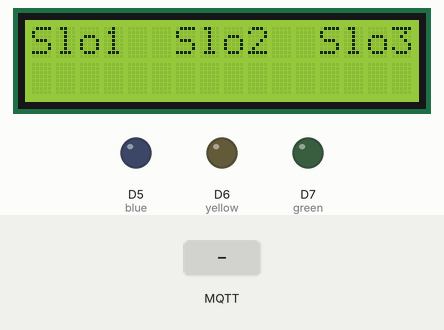
The sketch below on a simulated Arduino MKR. On the bench: 16×2 character LCD, output pins drawn as LEDs (lit = HIGH). Inputs (shaded band) come from the test bench. WiFi joins after 1.5 s; servers stay silent unless stated; no MQTT or app messages arrive unless stated; what the sketch prints to the serial monitor is not drawn.

Above: at 2.8 s.
2.9 s: MQTT message "on" arrives on the first subscribed topic
At 3.3 s:
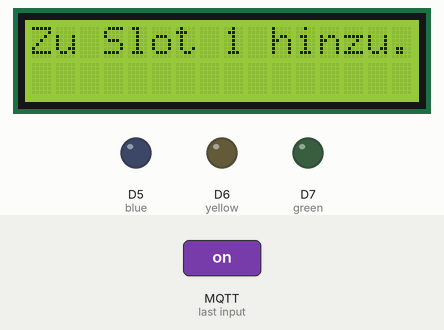
5.9 s: MQTT message "off" arrives on the first subscribed topic
At 6.8 s:
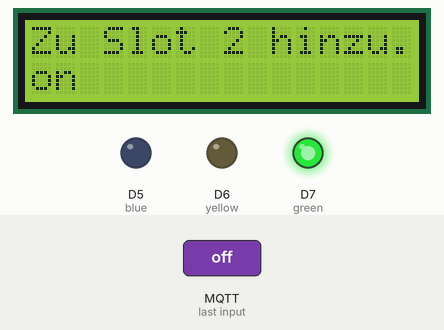
8.9 s: MQTT message "del1" arrives on the first subscribed topic
At 9.9 s:
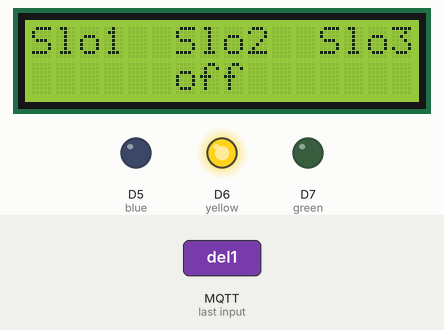
10.4 s: MQTT message "1" arrives on the first subscribed topic
At 11.4 s:
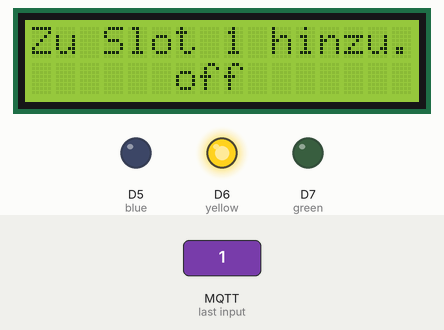
13.4 s: MQTT message "on" arrives on the first subscribed topic
At 16.0 s:
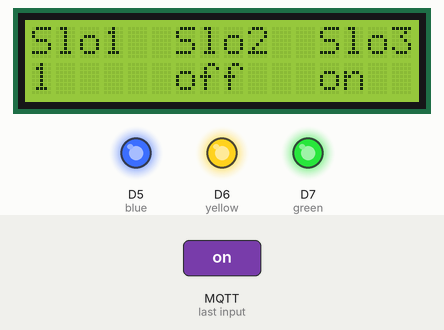
16.4 s: MQTT message "0" arrives on the first subscribed topic
At 17.1 s:
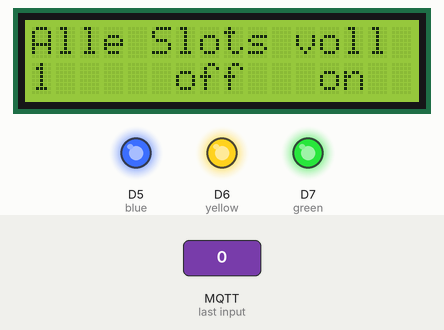
Timing chart, 0 to 19.4 s (numbered marks = the images above; inputs shaded):
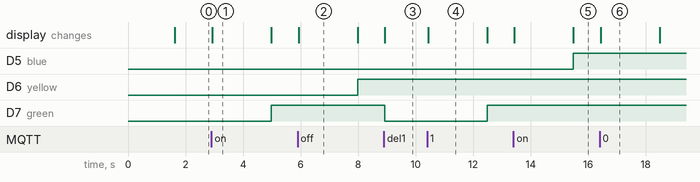

Measured:
- after the input at 2.9 s, D7 (green): LOW → HIGH after 2.1 s; the display: changes at once (image 1)
- after the input at 5.9 s, D6 (yellow): LOW → HIGH after 2.1 s; the display: changes at once (image 2)
- after the input at 8.9 s, D7 (green): HIGH → LOW at once; the display: changes at once (image 3)
- after the input at 10.4 s, D7 (green): LOW → HIGH after 2.1 s; the display: changes at once (image 4)
- after the input at 13.4 s, D5 (blue): LOW → HIGH after 2.1 s; the display: first changes at once (image 5 shows a later state)
- after the input at 16.4 s, the display: changes at once (image 6)
- what the display in image 1 shows lasts 2.1 s, from 2.9 s to 5.0 s

The sketch:

dSlotManagerMQTT.ino
```cpp
#include <LiquidCrystal_I2C.h>
#include <ArduinoMqttClient.h>
#include <WiFiNINA.h>
#include "passwordMaxim.h"

#define green 7   //derzeit nicht verbunden
#define yellow 6  //derzeit nicht verbunden
#define blue 5    //derzeit nicht verbunden

char ssid[] = SECRET_SSID;
char pass[] = SECRET_PASS;

WiFiClient wifiClient;
MqttClient mqttClient(wifiClient);

const char broker[] = "192.168.63.200";
int port = 1883;
const char topicTest[] = "QRCODE";
const char topicSlot1[] = "SLOT/1";
const char topicSlot2[] = "SLOT/2";
const char topicSlot3[] = "SLOT/3";

LiquidCrystal_I2C lcd_1(0x27, 16, 2);

String strings[3] = {"", "", ""}; // Anfangszustand: leer
bool updated = false;

void setup()
{
  pinMode(green, OUTPUT);
  pinMode(yellow, OUTPUT);
  pinMode(blue, OUTPUT);

  digitalWrite(green, LOW);
  digitalWrite(yellow, LOW);
  digitalWrite(blue, LOW);

  Serial.begin(9600);
  while (!Serial) { ; }

  // Verbindung mit WLAN herstellen
  Serial.print("Verbinde mit WPA SSID: ");
  Serial.println(ssid);
  while (WiFi.begin(ssid, pass) != WL_CONNECTED)
  {
    Serial.print(".");
    delay(5000);
  }

  Serial.println("Mit Netzwerk verbunden");

  // Verbindung zum MQTT-Broker herstellen
  Serial.print("Verbinde mit MQTT-Broker: ");
  Serial.println(broker);
  if (!mqttClient.connect(broker, port))
  {
    Serial.print("MQTT-Verbindung fehlgeschlagen! Fehlercode = ");
    Serial.println(mqttClient.connectError());
    while (1);
  }

  Serial.println("Mit MQTT-Broker verbunden");

  mqttClient.onMessage(onMqttMessage);
  mqttClient.subscribe(topicTest);

  lcd_1.init();
  lcd_1.backlight();
  Serial.println("Fertig");

  lcd_1.setCursor(0, 0);
  lcd_1.print("Slo1  Slo2  Slo3");

  publishSlots(); // Anfangszustand veröffentlichen
}

void updateLEDs()
{
  digitalWrite(green, strings[0] != "" ? HIGH : LOW);
  digitalWrite(yellow, strings[1] != "" ? HIGH : LOW);
  digitalWrite(blue, strings[2] != "" ? HIGH : LOW);
}

void updateLCD()
{
  lcd_1.setCursor(0, 1);
  lcd_1.print("                "); // Zweite Zeile löschen

  lcd_1.setCursor(0, 1);
  lcd_1.print(strings[0]);

  lcd_1.setCursor(6, 1);
  lcd_1.print(strings[1]);

  lcd_1.setCursor(12, 1);
  lcd_1.print(strings[2]);
}

void showMessage(const String& message)
{
  lcd_1.setCursor(0, 0);
  lcd_1.print("                ");  // Erste Zeile löschen (16 Leerzeichen)
  lcd_1.setCursor(0, 0);
  lcd_1.print(message);
  delay(2000); // 2 Sekunden warten
  lcd_1.setCursor(0, 0);
  lcd_1.print("                ");  // Erneut löschen
  lcd_1.setCursor(0, 0);
  lcd_1.print("Slo1  Slo2  Slo3");
}

void publishSlots()
{
  mqttClient.beginMessage(topicSlot1);
  mqttClient.print(strings[0]);
  mqttClient.endMessage();

  mqttClient.beginMessage(topicSlot2);
  mqttClient.print(strings[1]);
  mqttClient.endMessage();

  mqttClient.beginMessage(topicSlot3);
  mqttClient.print(strings[2]);
  mqttClient.endMessage();
}

void onMqttMessage(int messageSize)
{
  String message = "";
  while (mqttClient.available())
  {
    char c = (char)mqttClient.read();
    message += c;
  }
  message.trim();
  Serial.print("Empfangen: ");
  Serial.println(message);

  // Löschbefehle verarbeiten
  if (message == "del1")
  {
    strings[0] = "";
    updated = true;
  }
  else if (message == "del2")
  {
    strings[1] = "";
    updated = true;
  }
  else if (message == "del3")
  {
    strings[2] = "";
    updated = true;
  }
  else
  {
    if (message.length() > 4)
    {
      message = message.substring(0, 4);
    }

    // Auf Duplikate prüfen
    bool duplicate = false;
    for (int i = 0; i < 3; i++)
    {
      if (strings[i] == message)
      {
        duplicate = true;
        break;
      }
    }

    if (duplicate)
    {
      showMessage("Schon vorhanden");
    }
    else
    {
      bool added = false;
      for (int i = 0; i < 3; i++)
      {
        if (strings[i] == "")
        {
          strings[i] = message;
          updated = true;
          showMessage("Zu Slot " + String(i + 1) + " hinzu.");
          added = true;
          break;
        }
      }

      if (!added)
      {
        showMessage("Alle Slots voll");
      }
    }
  }

  updateLCD();
  updateLEDs();
  publishSlots();
}

void loop()
{
  mqttClient.poll();  // Notwendig, um MQTT-Nachrichten zu empfangen
}
```

passwordMaxim.h
```cpp
#define SECRET_SSID "Maxims Nothing"
#define SECRET_PASS "imagdi.)"
```
